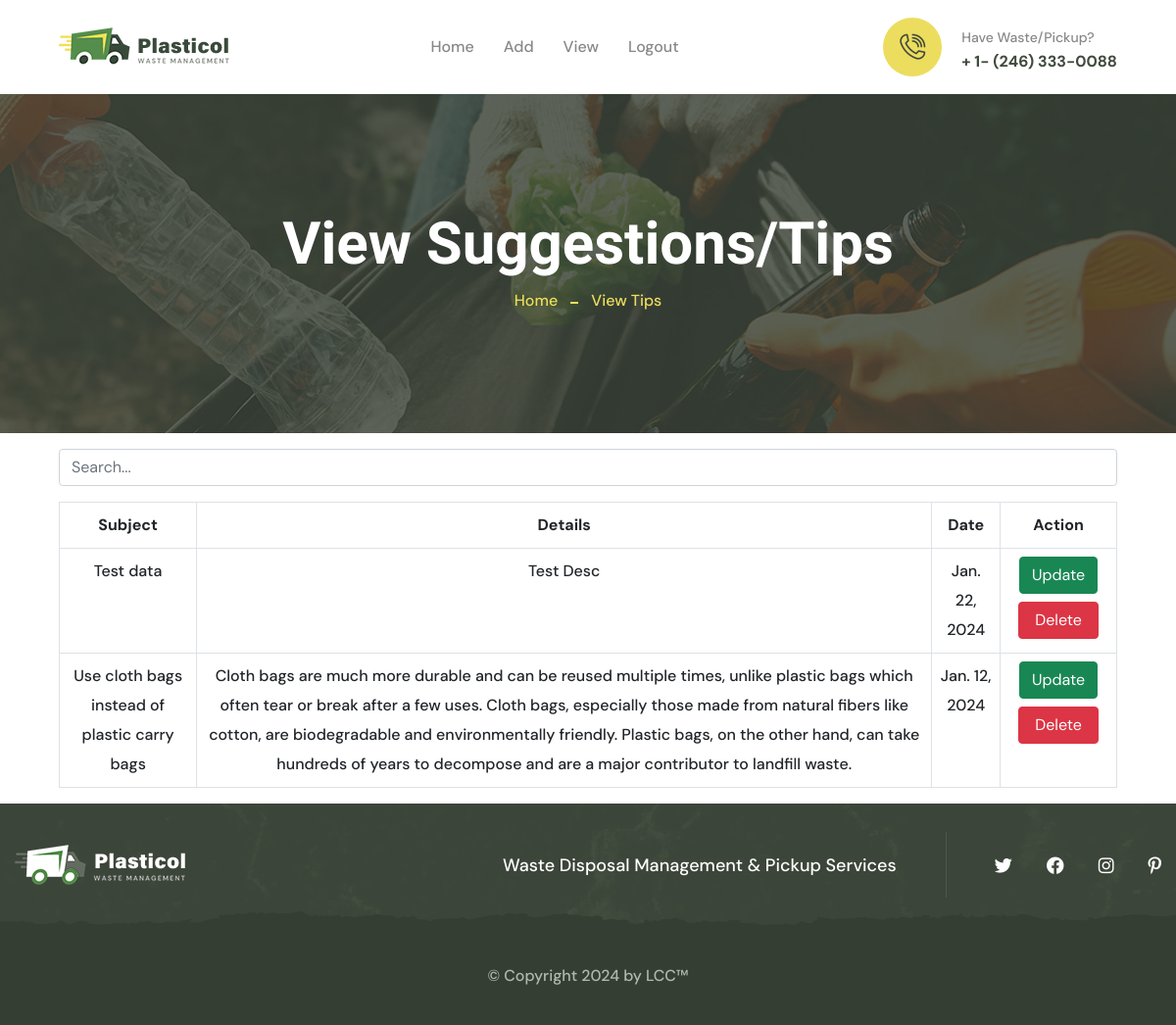
The page /viewTips/ on the database its author committed.
### PlasticolApp/models.py (models this page shows)
class Suggestions(models.Model):
    subject = models.CharField(max_length=100)
    details = models.CharField(max_length=300)
    date = models.DateField(auto_now=True)

### PlasticolApp/views.py (the view)
# urls.py: path("viewTips/", views.viewTips),
def viewTips(request):
    data = Suggestions.objects.all().order_by("-date")
    return render(request, "ADMIN/viewTips.html", {"data": data})

### templates/ADMIN/viewTips.html (shortened to what this page needs)
{% extends 'ADMIN/adminBase.html' %}
{% block header %}
{% load static %}
<section class="page-header">
    <div class="page-header-bg" style="background-image: url(../static/assets/images/backgrounds/page-header-bg.jpg)">
    </div>
    <div class="container">
        <div class="page-header__inner">
            <h2>View Suggestions/Tips</h2>
            <ul class="thm-breadcrumb list-unstyled">
                <li><a href="/adminHome">Home</a></li>
                <li>View Tips</li>
            </ul>
        </div>
    </div>
</section>
<center>
    <input type="text" class="form-control m-3" id="searchInput" style="width: 90%;" placeholder="Search...">
    <table id="table" class="table table-bordered" style="width: 90%;">
        <thead>
            <tr style="text-align: center;">
                <th>Subject</th>
                <th>Details</th>
                <th>Date</th>
                <th>Action</th>
            </tr>
        </thead>
        <tbody id="tableBody">
            {% for i in data %}
            <tr id="row{{ forloop.counter }}" style="text-align: center;">
                <td>
                    {{i.subject}}
                </td>
                <td>
                    {{i.details}}
                </td>
                <td>
                    {{i.date}}
                </td>
                <td>
                    <a href="/updateTip?id={{i.id}}" class="btn btn-success mb-2">Update</a>
                    <a href="/deleteTips?id={{i.id}}" class="btn btn-danger">&nbsp;Delete&nbsp;</a>
                </td>
            </tr>
            {% endfor %}
        </tbody>
    </table>
</center>
{% endblock %}

### rows shown on the page
Suggestions: subject "Test data", details "Test Desc", date "Jan. 22, 2024"
Suggestions: subject "Use cloth bags instead of plastic carry bags", details "Cloth bags are much more durable and can be reused multiple times, unlike plastic bags which often tear or break after a few uses. Cloth bags, especially those made from natural fibers like cotton, are biodegradable and environmentally friendly. Plastic bags, on the other hand, can take hundreds of years to decompose and are a major contributor to landfill waste.", date "Jan. 12, 2024"
